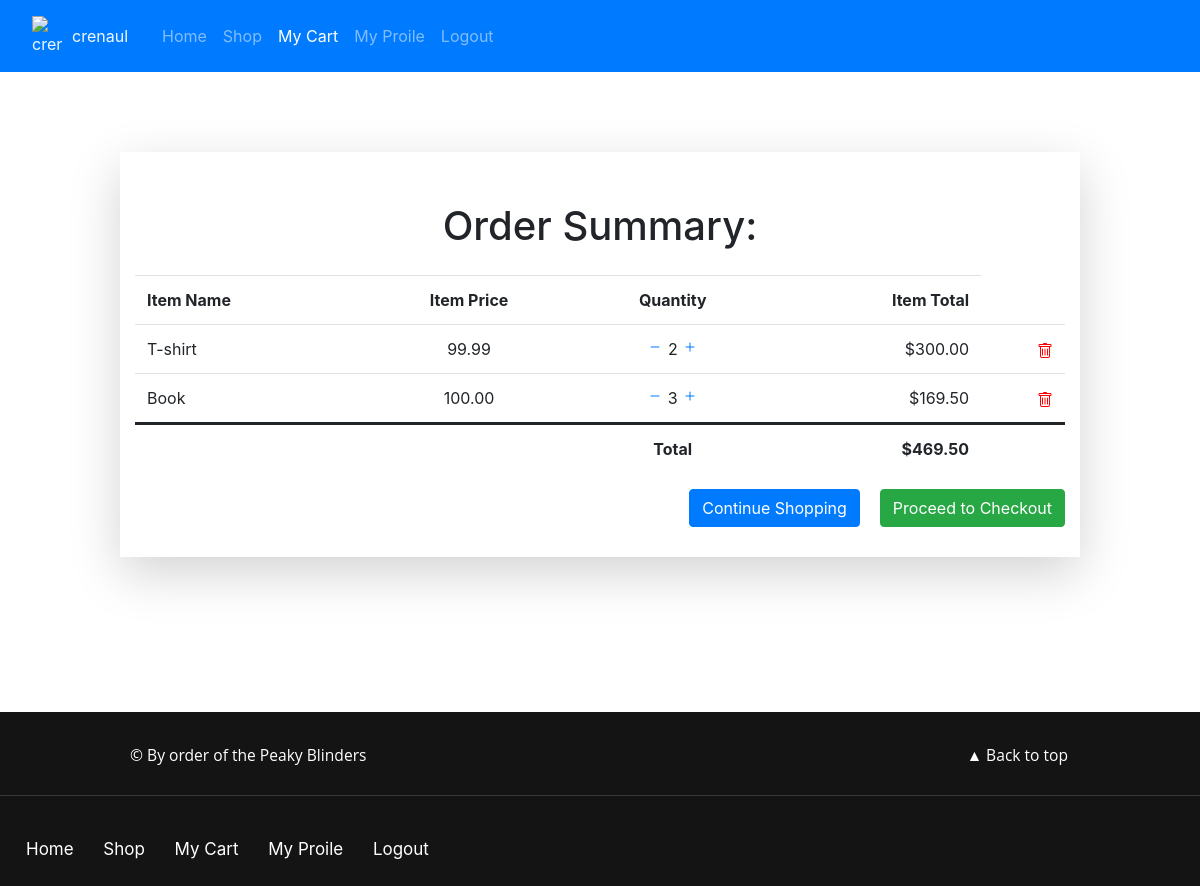
The app's page /cart/ (signed in) with its own data.
### shop/models.py (models this page shows, shortened)
class OrderItem(models.Model):
    user = models.ForeignKey(User, on_delete=models.CASCADE)                                        # user
    item = models.ForeignKey(Item, on_delete=models.CASCADE, null=True)                             # list of items
    quantity = models.IntegerField(default=1)                                                       # how many items there are
    ordered = models.BooleanField(default=False)                                                    # is order
    def get_total_item_price(self):
        if self.item.discounted_price:
            return self.quantity * self.item.discounted_price
        return self.quantity * self.item.price

class Item(models.Model):
    title = models.CharField(max_length=100)                                                        # name of product
    category = models.CharField(choices=CATEGORY_CHOICES, max_length=50)                            # category
    label = models.CharField(choices=LABEL_CHOICES, max_length=1, blank=True, null=True)            # label (optional)
    description = models.TextField(max_length=2500)                                                 # description of product
    image = models.ImageField(upload_to='images', blank=True, null=True)                            # product image
    price = models.DecimalField(max_digits=6, decimal_places=2, default=10)                         # price of item
    discounted_price = models.DecimalField(max_digits=6, decimal_places=2, blank=True, null=True)   # discounted price (optional)
    slug = models.SlugField()                                                                       # custom slag for item website

class Order(models.Model):
    user = models.ForeignKey(User, on_delete=models.CASCADE, null=True)     # user
    items = models.ManyToManyField(OrderItem)                               # list of items belonging to user
    start_date = models.DateTimeField(auto_now_add=True)                    # start of first order
    ordered_date = models.DateTimeField()                                   # order date
    ordered = models.BooleanField(default=False)                            # is order
    billing_address = models.ForeignKey('BillingAddress', on_delete=models.SET_NULL, blank=True, null=True)                            # billing address
    payment = models.ForeignKey('Payment', on_delete=models.SET_NULL, blank=True, null=True)                                            # pay
    def get_final_price(self):
        total = 0
        for order_item in self.items.all():
            total += order_item.get_total_item_price()
        return total

### shop/views.py (the view)
# urls.py: path('cart/', login_required(OrderSummaryView.as_view()), name='cart'),
class OrderSummaryView(View):
    def get(self, *args, **kwargs):
        try:
            order = Order.objects.get(user=self.request.user, ordered=False)
            context = {
                'object': order,
            }
            return render(self.request, 'shop/cart.html', context)
        except ObjectDoesNotExist:
            extra_context = {'extra_context':{'message':'True','message_title':'Warning: ','message_text':'You have no items in your cart'}}
            return render(self.request, 'shop/home.html', extra_context)
        except Exception:
            extra_context = {'extra_context':{'message':'True','message_title':'Warning: ','message_text':e}}
            return render(self.request, 'shop/home.html', extra_context)

### templates/shop/cart.html (shortened to what this page needs)
{% extends 'base.html' %}
{% load static %}
{% block cart_active %} active {% endblock cart_active %}
{% block text %}
<div class="container shadow-lg">
<h1>Order Summary:</h1>
<div class="panel-body">
    <div class="table-responsive">
        <table class="table table-condensed">
            <thead>
                <tr>
                    <td><strong>Item Name</strong></td>
                    <td class="text-center"><strong>Item Price</strong></td>
                    <td class="text-center"><strong>Quantity</strong></td>
                    <td class="text-right"><strong>Item Total</strong></td>
                </tr>
            </thead>
            <tbody>
            {% for order_item in object.items.all %}
                <tr>
                    <td>{{ order_item.item.title }}</td>
                    <td class="text-center">{{ order_item.item.price }}</td>
                    <td class="text-center">
                        <a href="{% url 'remove_single_from_cart' order_item.item.slug %}"><i><svg width="1em" height="1em" viewBox="0 0 16 16" class="bi bi-dash align-baseline" fill="currentColor" xmlns="http://www.w3.org/2000/svg">
                            <path fill-rule="evenodd" d="M3.5 8a.5.5 0 0 1 .5-.5h8a.5.5 0 0 1 0 1H4a.5.5 0 0 1-.5-.5z"/>
                        </svg></i></a>
                        {{ order_item.quantity }}
                        <a href="{% url 'add_single_to_cart' order_item.item.slug %}"><i></i></a>
                    </td>
                    <td class="text-right">${{ order_item.get_total_item_price }}</td>
                    <td class="text-right">
                        <a href="{% url 'remove_all_from_cart' order_item.item.slug %}" style='color:red;'><i></i></a>
                    </td>
                </tr>
            {% endfor %}
                <tr>
                    <td class="highrow"></td>
                    <td class="highrow"></td>
                    <td class="highrow text-center"><strong>Total</strong></td>
                    <td class="highrow text-right"><strong>${{ object.get_final_price }}</strong></td>
                    <td class="highrow"></td>
                </tr>
            </tbody>
        </table>
        <div>
            <a href="{% url 'checkout' %}" class="btn btn-success float-right checkout_btn">Proceed to Checkout</a>
            <a href="{% url 'item_list' %}" class="btn btn-primary float-right continue_btn">Continue Shopping</a>
        </div>
    </div>
</div>
</div>
{% endblock text %}

### static/login/css/index.css (style rules this page uses)
body { margin: 0; max-width: 100%; overflow-x: hidden; }
h1, h2 { text-align: center; margin-top: 2vh; }
p, h1, h2 { margin: 0 auto; }
.transition, .nav-link:hover, .navbar-brand:hover, .bottom>li>a:hover, .backtotop:hover, .bottom>li>a, .bi, .bi:hover { transition: .2s; -moz-transition: .2s; -webkit-transition: .2s; -o-transition: .2s; }

### templates/shop/cart.html (style rules this page uses)
.container { padding-bottom: 30px; }
h1 { padding-top: 50px; padding-bottom: 25px; }
.btn { margin-top: 20px; }
.table > tbody > tr > .highrow { border-top: 3px solid; }
.checkout_btn, .continue_btn { margin-top: 0px; }
.continue_btn { margin-right: 20px; }

### records on screen
OrderItem: item "T-shirt", item.price "99.99", quantity "2", get_total_item_price "300.00"
OrderItem: item "Book", item.price "100.00", quantity "3", get_total_item_price "169.50"
Order: get_final_price "469.50"
